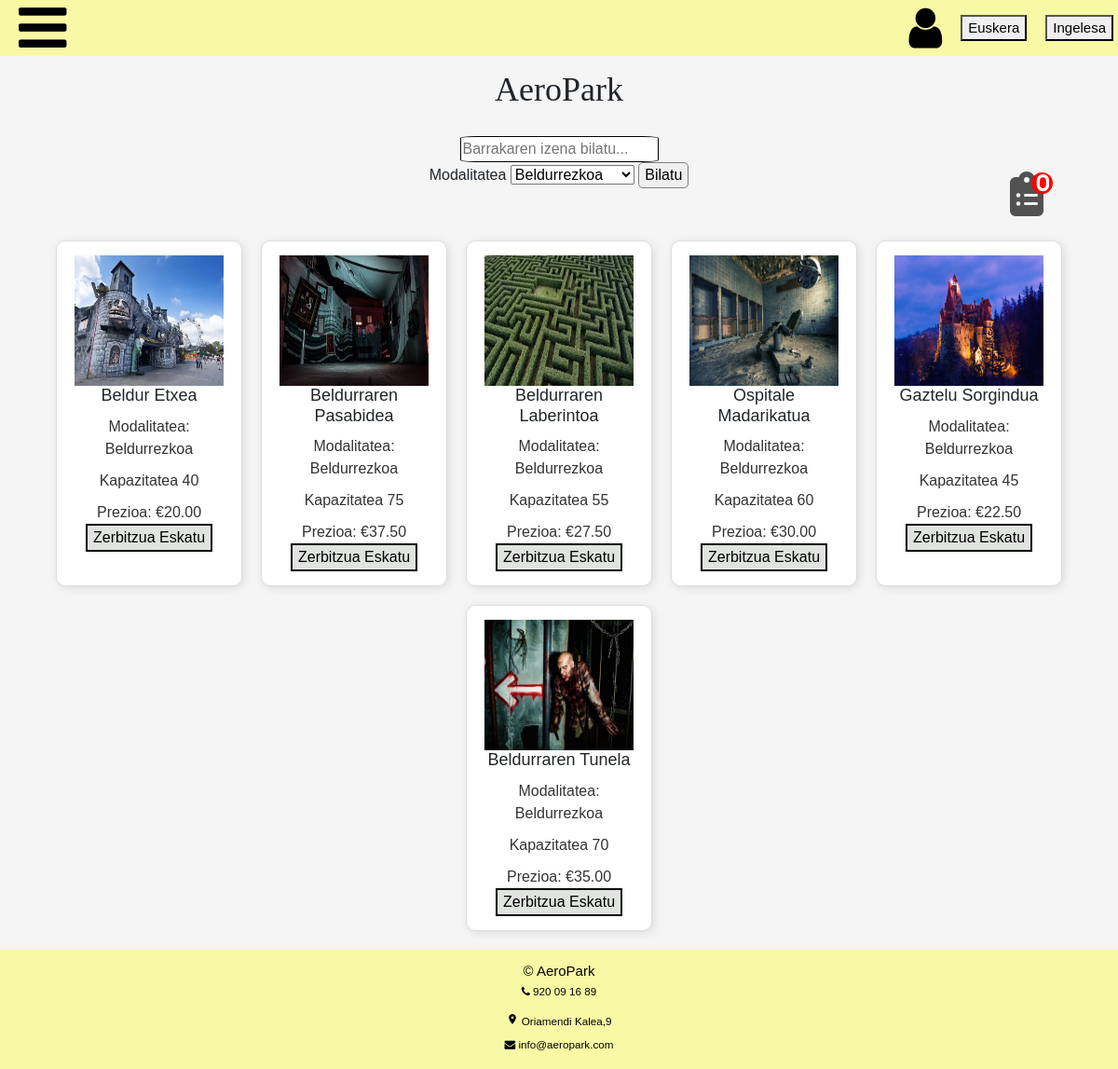
The page /web/zerbitzuOrria/zerbitzuOrria.php?modalitatea=Beldurrezkoa on the database its author committed.
### tables this page shows
CREATE TABLE `barraka` (
  `idBarraka` int NOT NULL AUTO_INCREMENT,
  `izena` varchar(45) NOT NULL,
  `modalitatea` enum('Mekanizatua','Uretakoa','Teknologiazkoa','Beldurrezkoa','Ikuskizunezkoa') NOT NULL,
  `kapazitatea` int NOT NULL,
  `prezioa` double NOT NULL,
  `irudia` varchar(100) DEFAULT NULL,
  `Langilea_idLangilea` int NOT NULL,
  PRIMARY KEY (`idBarraka`),
  KEY `fk_Barraka_Langilea1_idx` (`Langilea_idLangilea`),
  CONSTRAINT `fk_Barraka_Langilea1` FOREIGN KEY (`Langilea_idLangilea`) REFERENCES `langilea` (`idLangilea`)
);

### web/zerbitzuOrria/zerbitzuOrria.php (the view, shortened to what this page needs)
<?php
 require_once("../header/header.php");
$conn = konexioaSortu();
require_once("../konfigurazioa/layoutTop.php");
$modalitatea = isset($_GET['modalitatea']) ? $conn->real_escape_string($_GET['modalitatea']) : '';
$bilatu = isset($_GET["izenaBilatu"]) ? htmlspecialchars($_GET["izenaBilatu"]) : '';
$sql = "SELECT izena, modalitatea, kapazitatea, prezioa, irudia FROM barraka";
if (!empty($modalitatea)) {
    $sql .= " WHERE modalitatea = '$modalitatea'";
}
$emaitza = $conn->query($sql);
?>
<html>
<head>
    <?php require_once("../head.php"); ?>
</head>
<body>
    <div class="content-osoa">
        <h1 id="enpresaIzena">AeroPark</h1>
        <form id="filtro" method="GET" action="zerbitzuOrria.php">
            <input type="text" name="izenaBilatu" placeholder="Barrakaren izena bilatu..." /><br>
            <label for="modalitatea">Modalitatea</label>
            <select id="modalitatea" name="modalitatea">
                <?php
                $modalitateasql = "SELECT DISTINCT modalitatea FROM barraka";
                $modalitateaResult = $conn->query($modalitateasql);
                while ($modalitateaRow = $modalitateaResult->fetch_assoc()) {
                    $selected = ($modalitatea == $modalitateaRow['modalitatea']) ? 'selected' : '';
                    echo "<option value='" . htmlspecialchars($modalitateaRow['modalitatea']) . "' $selected>" . htmlspecialchars($modalitateaRow['modalitatea']) . "</option>";
                }
                ?>
            </select>
            <button id="botoia" type="submit">Bilatu</button>
        </form>
        <div id="barrakaErreserba-ikonoa">
            <a href="barrakaErreserba.php">
                <i class="fa fa-clipboard-list" id="barrakaErreserba">
                    <span id="erreserba-kopurua">0</span>
                </i>
            </a>
        </div>
        <div id="zerbitzuak">
            <?php
            if ($emaitza->num_rows > 0) {
                while ($row = $emaitza->fetch_assoc()) {
                    if (strpos(strtolower($row["izena"]), strtolower($bilatu)) !== false) {
                        $barrakaIzena = $row["izena"];
                        $barrakaIrudi = "../CSS+Irudiak/BarrakaIrudiak/" . $row["irudia"];
                        echo "<div class='barraka'>";
                        echo "<img src='" . $barrakaIrudi . "' height='140px' width='160px' alt='" . htmlspecialchars($barrakaIzena) . "'>";
                        echo "<h3>" . htmlspecialchars($row["izena"]) . "</h3>";
                        echo "<p>Modalitatea: " . htmlspecialchars($row["modalitatea"]) . "</p>";
                        echo "<p>Kapazitatea " . htmlspecialchars($row["kapazitatea"]) . "</p>";
                        echo "<p>Prezioa: €" . number_format($row["prezioa"], 2) . "</p>";
                        echo "<button class='zerbitzuEskatu' data-izena='" . htmlspecialchars($row["izena"]) . "' data-prezioa='" . $row["prezioa"] . "'>Zerbitzua Eskatu</button>";
                        echo "</div>";
                    }
                }
            } else {
                echo "<p>Ez dago barrakarik.</p>";
            }
            ?>
        </div>
    </div>
    <?php require_once("../footer.php"); ?>
</body>
</html>

### web/header/header.css (style rules this page uses)
body { top: 0px !important; position: relative !important; }

### web/CSS+Irudiak/css.css (style rules this page uses)
body { font-family: Arial, Helvetica, sans-serif; margin: 0; display: grid; grid-template-rows: auto 1fr auto; min-height: 100vh; background-color: rgb(231, 228, 228); background-color: var(--mainColor); top: 0px !important; padding: 0; }
#enpresaIzena { text-align: center; font-family: Georgia, 'Times New Roman', Times, serif; font-size: 36px; margin-top: 15px; }
a { text-decoration: none; color: black; }
form { padding: 20px; }
input { border: 1px solid black; border-radius: 8%; }
label { font-size: 16px; }
.content-osoa { transform: translateY(0) !important; transition: none !important; }
#zerbitzuak { display: flex; flex-wrap: wrap; gap: 20px; padding: 20px; justify-content: center; }
.barraka { border: 1px solid #ddd; padding: 15px; border-radius: 10px; box-shadow: 2px 2px 10px rgba(0, 0, 0, 0.1); width: 200px; text-align: center; background: #fff; }
.barraka h3 { margin: 0; font-size: 18px; }
.barraka p { color: #333; font-size: 16px; margin: 10px 0 0; }
.zerbitzuEskatu { background-color: rgb(224, 227, 224); border: 2px solid black; }
#barrakaErreserba-ikonoa { position: fixed; top: 165px; right: 40px; font-size: 18px; }
#barrakaErreserba { color: rgb(82, 82, 82); cursor: pointer; font-size: 1.8em; }
#erreserba-kopurua { position: absolute; top: 0; left: 65%; background: red; color: white; font-size: 14px; font-weight: bold; border-radius: 50%; width: 18px; height: 18px; display: flex; justify-content: center; align-items: center; }
@media screen and (min-width: 480px) { #filtro { text-align: center; } }
@media screen and (min-width: 480px) { #botoia { border-radius: 5px; border: 1px solid grey; } }
@media screen and (min-width: 480px) { #barrakaErreserba-ikonoa { top: 125px; right: 80px; font-size: 24px; } }
@media screen and (min-width: 480px) { #barrakaErreserba { font-size: 2em; } }
@media screen and (min-width: 480px) { #erreserba-kopurua { font-size: 20px; border-radius: 50%; width: 23px; height: 23px; } }

### rows shown on the page
barraka: irudia (picture), izena "Beldur Etxea", modalitatea "Beldurrezkoa", kapazitatea "40", prezioa "20.00"
barraka: irudia (picture), izena "Beldurraren Pasabidea", modalitatea "Beldurrezkoa", kapazitatea "75", prezioa "37.50"
barraka: irudia (picture), izena "Beldurraren Laberintoa", modalitatea "Beldurrezkoa", kapazitatea "55", prezioa "27.50"
barraka: irudia (picture), izena "Ospitale Madarikatua", modalitatea "Beldurrezkoa", kapazitatea "60", prezioa "30.00"
barraka: irudia (picture), izena "Gaztelu Sorgindua", modalitatea "Beldurrezkoa", kapazitatea "45", prezioa "22.50"
barraka: irudia (picture), izena "Beldurraren Tunela", modalitatea "Beldurrezkoa", kapazitatea "70", prezioa "35.00"

### other values the page prints
form field modalitatea "Beldurrezkoa"
